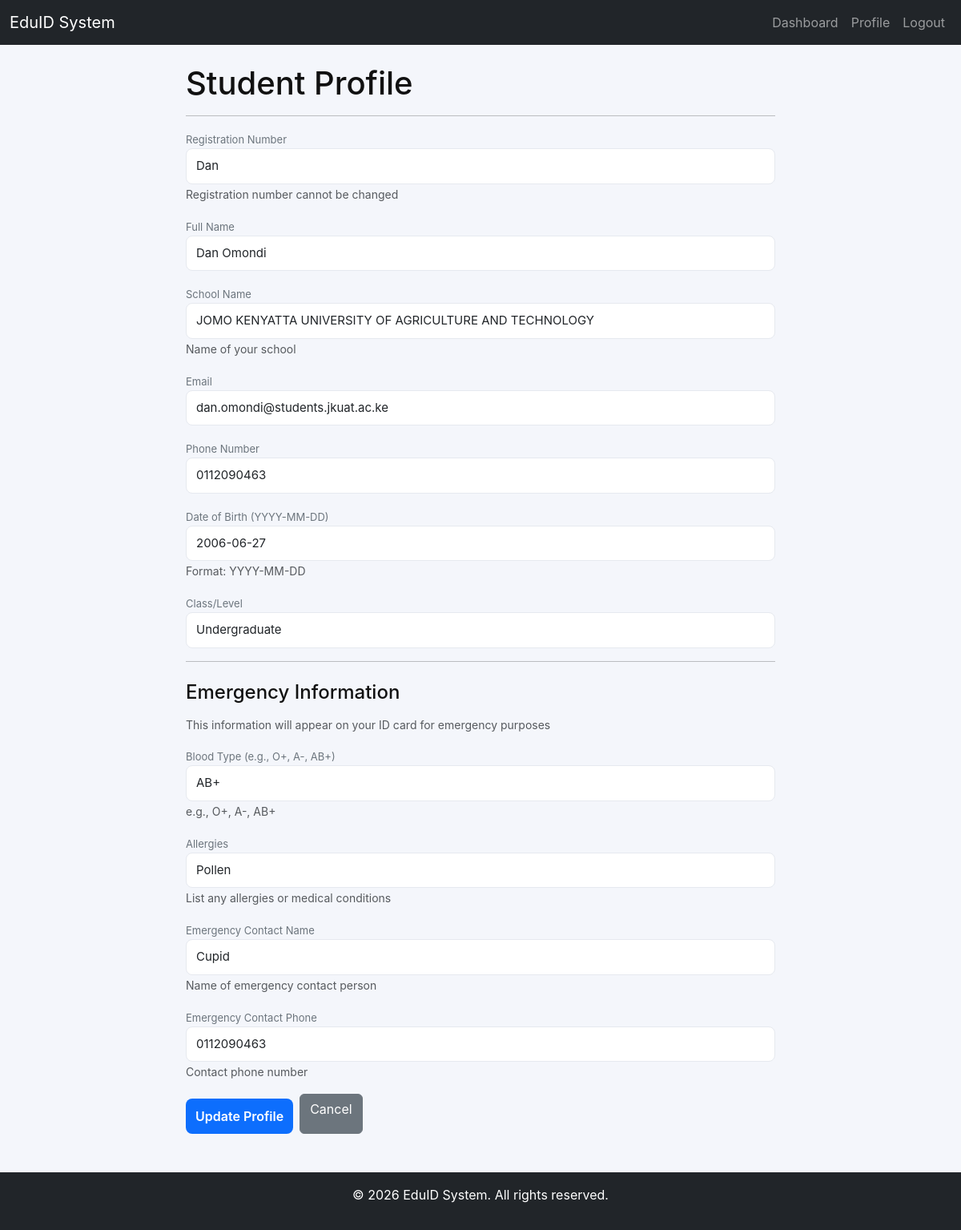
The page /student/profile (signed in) on the database its author committed.
### app/models/student.py (models this page shows)
class Student(db.Model):
    id = db.Column(db.Integer, primary_key=True)
    user_id = db.Column(db.Integer, db.ForeignKey('user.id'), nullable=False, unique=True)
    reg_no = db.Column(db.String(30), unique=True, nullable=False)
    full_name = db.Column(db.String(120), nullable=False)
    school_name = db.Column(db.String(200))  # School name
    email = db.Column(db.String(120))
    phone = db.Column(db.String(20))
    date_of_birth = db.Column(db.Date)
    class_level = db.Column(db.String(50))
    photo = db.Column(db.String(200))
    blood_type = db.Column(db.String(10))  # e.g., O+, A-, AB+
    allergies = db.Column(db.String(200))
    emergency_contact_name = db.Column(db.String(120))
    emergency_contact_phone = db.Column(db.String(20))
    school_ids = db.relationship('SchoolID', backref='student', lazy=True, cascade='all, delete-orphan')
    created_at = db.Column(db.DateTime, default=datetime.utcnow)
    updated_at = db.Column(db.DateTime, default=datetime.utcnow, onupdate=datetime.utcnow)

### app/routes/student.py (the view)
@student_bp.route("/profile", methods=['GET', 'POST'])
@login_required
@student_required
def profile():
    student = Student.query.filter_by(user_id=current_user.id).first()
    if not student:
        flash('Student profile not found', 'danger')
        return redirect(url_for('student.dashboard'))
    form = StudentProfileForm()
    if form.validate_on_submit():
        student.reg_no = form.reg_no.data
        student.full_name = form.full_name.data
        student.school_name = form.school_name.data
        student.email = form.email.data
        student.phone = form.phone.data
        student.class_level = form.class_level.data
        student.blood_type = form.blood_type.data
        student.allergies = form.allergies.data
        student.emergency_contact_name = form.emergency_contact_name.data
        student.emergency_contact_phone = form.emergency_contact_phone.data
        if form.date_of_birth.data:
            try:
                student.date_of_birth = datetime.strptime(form.date_of_birth.data, '%Y-%m-%d').date()
            except:
                pass
        db.session.commit()
        flash('Profile updated successfully', 'success')
        return redirect(url_for('student.profile'))
    elif request.method == 'GET':
        form.reg_no.data = student.reg_no
        form.full_name.data = student.full_name
        form.school_name.data = student.school_name
        form.email.data = student.email
        form.phone.data = student.phone
        form.class_level.data = student.class_level
        form.blood_type.data = student.blood_type
        form.allergies.data = student.allergies
        form.emergency_contact_name.data = student.emergency_contact_name
        form.emergency_contact_phone.data = student.emergency_contact_phone
        if student.date_of_birth:
            form.date_of_birth.data = student.date_of_birth.strftime('%Y-%m-%d')
    return render_template("student/profile.html", form=form, student=student)

### app/forms.py
class StudentProfileForm(FlaskForm):
    reg_no = StringField('Registration Number', validators=[DataRequired()])
    full_name = StringField('Full Name', validators=[DataRequired(), Length(min=2, max=120)])
    school_name = StringField('School Name', validators=[DataRequired(), Length(min=2, max=200)])
    email = StringField('Email', validators=[Email(), Optional()])
    phone = StringField('Phone Number', validators=[Length(max=20), Optional()])
    date_of_birth = StringField('Date of Birth (YYYY-MM-DD)', validators=[Optional()])
    class_level = StringField('Class/Level', validators=[Optional()])
    blood_type = StringField('Blood Type (e.g., O+, A-, AB+)', validators=[Optional(), Length(max=10)])
    allergies = StringField('Allergies', validators=[Optional(), Length(max=200)])
    emergency_contact_name = StringField('Emergency Contact Name', validators=[Optional(), Length(max=120)])
    emergency_contact_phone = StringField('Emergency Contact Phone', validators=[Optional(), Length(max=20)])
    submit = SubmitField('Update Profile')

### app/templates/student/profile.html (shortened to what this page needs)
{% extends "base.html" %}
{% block content %}
<div class="row">
    <div class="col-md-8 offset-md-2">
        <h1>Student Profile</h1>
        <hr>
        <form method="POST" novalidate>
            <div class="mb-3">
                {{ form.reg_no.label }}
                {{ form.reg_no(class="form-control", readonly=True) }}
                <small class="form-text text-muted">Registration number cannot be changed</small>
            </div>
            <div class="mb-3">
                {{ form.full_name.label }}
                {{ form.full_name(class="form-control" + (" is-invalid" if form.full_name.errors else "")) }}
            </div>
            <div class="mb-3">
                {{ form.school_name.label }}
                {{ form.school_name(class="form-control" + (" is-invalid" if form.school_name.errors else "")) }}
                <small class="form-text text-muted">Name of your school</small>
            </div>
            <div class="mb-3">
                {{ form.email.label }}
                {{ form.email(class="form-control" + (" is-invalid" if form.email.errors else "")) }}
            </div>
            <div class="mb-3">
                {{ form.phone.label }}
                {{ form.phone(class="form-control" + (" is-invalid" if form.phone.errors else "")) }}
            </div>
            <div class="mb-3">
                {{ form.date_of_birth.label }}
                {{ form.date_of_birth(class="form-control" + (" is-invalid" if form.date_of_birth.errors else "")) }}
                <small class="form-text text-muted">Format: YYYY-MM-DD</small>
            </div>
            <div class="mb-3">
                {{ form.class_level.label }}
                {{ form.class_level(class="form-control" + (" is-invalid" if form.class_level.errors else "")) }}
            </div>
            <hr>
            <h4 class="mt-4 mb-3">Emergency Information</h4>
            <small class="form-text text-muted d-block mb-3">This information will appear on your ID card for emergency purposes</small>
            <div class="mb-3">
                {{ form.blood_type.label }}
                {{ form.blood_type(class="form-control" + (" is-invalid" if form.blood_type.errors else "")) }}
                <small class="form-text text-muted">e.g., O+, A-, AB+</small>
            </div>
            <div class="mb-3">
                {{ form.allergies.label }}
                {{ form.allergies(class="form-control" + (" is-invalid" if form.allergies.errors else ""), rows=2) }}
                <small class="form-text text-muted">List any allergies or medical conditions</small>
            </div>
            <div class="mb-3">
                {{ form.emergency_contact_name.label }}
                {{ form.emergency_contact_name(class="form-control" + (" is-invalid" if form.emergency_contact_name.errors else "")) }}
                <small class="form-text text-muted">Name of emergency contact person</small>
            </div>
            <div class="mb-3">
                {{ form.emergency_contact_phone.label }}
                {{ form.emergency_contact_phone(class="form-control" + (" is-invalid" if form.emergency_contact_phone.errors else "")) }}
                <small class="form-text text-muted">Contact phone number</small>
            </div>
            <div class="d-grid gap-2 d-md-flex justify-content-md-start">
                {{ form.submit(class="btn btn-primary") }}
                <a href="{{ url_for('student.dashboard') }}" class="btn btn-secondary">Cancel</a>
            </div>
        </form>
    </div>
</div>
{% endblock %}

### app/static/css/style.css (style rules this page uses)
:root { --bg:#f4f6fb; --card:#ffffff; --muted:#6c757d; --accent:#0d6efd; --danger:#dc3545; --radius:10px; --max-width:420px; }
* { box-sizing:border-box }
body { font-family:Inter,system-ui,Segoe UI,Roboto,Arial,sans-serif;background:var(--bg);margin:0;color:#111 }
label { font-size:13px;color:var(--muted) }
input[type=text],input[type=password] { padding:10px 12px;border:1px solid #e6e9ef;border-radius:8px;background:#fff;font-size:15px }
.btn-primary { margin-top:6px;padding:10px 12px;background:var(--accent);color:#fff;border:none;border-radius:8px;font-weight:600;cursor:pointer }
a { color:var(--accent) }

### rows shown on the page
Student: reg_no "Dan", full_name "Dan Omondi", school_name "JOMO KENYATTA UNIVERSITY OF AGRICULTURE AND TECHNOLOGY", email "dan.omondi@students.jkuat.ac.ke", phone "0112090463", date_of_birth "2006-06-27", class_level "Undergraduate", blood_type "AB+", allergies "Pollen", emergency_contact_name "Cupid", emergency_contact_phone "0112090463"
